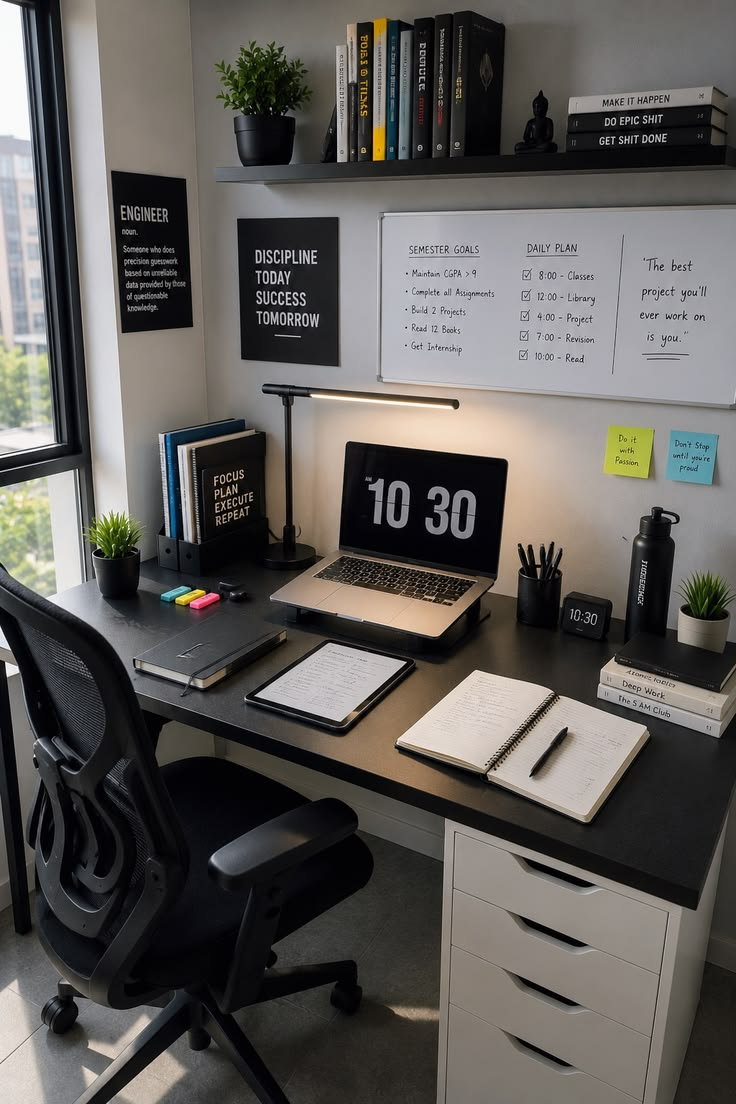
#> input picture accounts/antigpt/posts/2-essay-writing-tips/sourced/slide3.jpg, 736 x 1104 px
$ python process_images.py
#> lines starting #> are read from the running program, lines starting #| are printed output that depends on the picture
"""
Process images for antigpt post 2: "3 tips for writing essays that get an A in english".

Copy tone: casual lowercase "study with me" voice with a "swipe →" cue on the hook
(same as post 1 / quality-gate attempt-005). Same photos as post 1.

Slide copy below mirrors flow.md exactly, including manual line breaks.

Run from the repo root:
    python3 accounts/antigpt/posts/2-essay-writing-tips/process_images.py
"""

from pathlib import Path

from PIL import Image, ImageDraw, ImageEnhance, ImageFont

# --- Canvas ---
TARGET_W = 1080
TARGET_H = 1920
TARGET_RATIO = TARGET_W / TARGET_H
SCALE = 3  # supersampling factor for text rendering
RW, RH = TARGET_W * SCALE, TARGET_H * SCALE

# --- Text config (identical to makebrainrotvideos post 5) ---
HEADER_SIZE = 40
BODY_SIZE = 30
HOOK_SIZE = 38
CTA_LABEL_SIZE = 34
CTA_URL_SIZE = 44
OUTLINE_WIDTH = 3
LINE_SPACING = 16
HEADER_BODY_GAP = 30
MARGIN_X = 140
LOGO_PATH = Path(__file__).resolve().parents[2] / "assets" / "logo-white.png"  # accounts/antigpt/assets/
LOGO_W = 150       # final-canvas px
LOGO_GAP = 36      # gap between brand name baseline and logo top, final px

# --- Sourced images (empty for now: solid black) ---
SOURCED_DIR = Path(__file__).parent / "sourced"
IMAGE_MAP: dict[int, str] = {
    1: "slide3.jpg",  # black desk setup — different cover from post 1
    2: "slide4.jpg",  # library, student writing
    3: "slide5.jpg",  # bright window / iPad (needs heavier overlay)
    4: "slide1.jpg",  # hotel-style desk, laptop + iPad
    5: "slide2.jpg",  # bedroom desk (450x800, upscaled)
}

# --- Slide definitions with manual line breaks (mirror copy.md) ---
SLIDES = [
    {
        "id": 1,
        "role": "hook",
        "header": None,
        "body": "3 tips for writing essays\nthat get an A in english\nswipe \u2192",
        "overlay_pct": 0.70,
    },
    {
        "id": 2,
        "role": "step",
        "header": "1. first line is the grade",
        "body": "teachers skim the opening of each\nparagraph. if it restates the topic,\nyou already lost the A. make it the argument.",
        "overlay_pct": 0.75,
    },
    {
        "id": 3,
        "role": "step",
        "header": "2. the quote is not the point",
        "body": "drop the evidence. then write what it does.\nthey mark your sentence, not shakespeare's.",
        "overlay_pct": 0.78,
    },
    {
        "id": 4,
        "role": "step",
        "header": "3. let AI draft it first",
        "body": "chatgpt the first pass. don't submit that.\nyour job is the argument. the bot fills the page.",
        "overlay_pct": 0.75,
    },
    {
        "id": 5,
        "role": "cta",
        "header": None,
        "body": "run that AI draft through this.\nit passes the human threshold\non turnitin and AI detectors",
        "cta_url": "AntiGPT",
        "overlay_pct": 0.72,
    },
]


def load_font(size: int, bold: bool = True) -> ImageFont.FreeTypeFont:
    size = size * SCALE
    if bold:
        candidates = [
            "/System/Library/Fonts/Supplemental/Arial Bold.ttf",
            "arialbd.ttf",
            "/usr/share/fonts/truetype/liberation/LiberationSans-Bold.ttf",
        ]
    else:
        candidates = [
            "/System/Library/Fonts/Supplemental/Arial.ttf",
            "arial.ttf",
            "/usr/share/fonts/truetype/liberation/LiberationSans-Regular.ttf",
        ]
    for path in candidates:
        try:
            return ImageFont.truetype(path, size)
        except OSError:
            continue
    for path in [
        "/System/Library/Fonts/Supplemental/Arial Bold.ttf",
        "/System/Library/Fonts/Helvetica.ttc",
    ]:
        try:
            return ImageFont.truetype(path, size)
        except OSError:
            continue
    print("[font fallback] Arial not found; using default")
    return ImageFont.load_default()


def normalize_to_9_16(img: Image.Image) -> Image.Image:
    w, h = img.size
    current_ratio = w / h
    if current_ratio > TARGET_RATIO:
        new_w = int(h * TARGET_RATIO)
        left = (w - new_w) // 2
        img = img.crop((left, 0, left + new_w, h))
    elif current_ratio < TARGET_RATIO:
        new_h = int(w / TARGET_RATIO)
        if new_h <= h:
            top = (h - new_h) // 2
            img = img.crop((0, top, w, top + new_h))
    return img.resize((RW, RH), Image.LANCZOS)


def apply_treatment(img: Image.Image) -> Image.Image:
    img = ImageEnhance.Contrast(img).enhance(1.12)
    img = ImageEnhance.Color(img).enhance(0.85)
    return img


def apply_dark_overlay(img: Image.Image, opacity: float) -> Image.Image:
    overlay = Image.new("RGB", (RW, RH), (0, 0, 0))
    return Image.blend(img, overlay, opacity)


def make_black_bg() -> Image.Image:
    return Image.new("RGB", (RW, RH), (0, 0, 0))


def draw_text_block(draw: ImageDraw.ImageDraw, text: str, font: ImageFont.FreeTypeFont, start_y: int) -> int:
    """Centered white text with anti-aliased black stroke. Coordinates in render (scaled) px."""
    lines = text.split("\n")
    stroke = OUTLINE_WIDTH * SCALE
    spacing = LINE_SPACING * SCALE
    margin = MARGIN_X * SCALE
    current_y = start_y
    for line in lines:
        bbox = font.getbbox(line)
        line_w = bbox[2] - bbox[0]
        line_h = bbox[3] - bbox[1]
        x = (RW - line_w) // 2
        if x < margin:
            x = margin
        draw.text((x, current_y), line, font=font, fill="white", stroke_width=stroke, stroke_fill="black")
        current_y += line_h + spacing
    return current_y


def calc_text_height(text: str, font: ImageFont.FreeTypeFont) -> int:
    total = 0
    for line in text.split("\n"):
        bbox = font.getbbox(line)
        total += bbox[3] - bbox[1] + LINE_SPACING * SCALE
    return total - LINE_SPACING * SCALE


def render_slide(slide: dict) -> Image.Image:
    photo_file = IMAGE_MAP.get(slide["id"])
    if photo_file and (SOURCED_DIR / photo_file).exists():
        img = Image.open(SOURCED_DIR / photo_file).convert("RGB")
        img = normalize_to_9_16(img)
        img = apply_treatment(img)
        img = apply_dark_overlay(img, slide["overlay_pct"])
    else:
        if photo_file:
            print(f"[slide {slide['id']}] missing sourced/{photo_file}, using black")
        img = make_black_bg()

    draw = ImageDraw.Draw(img)
    role = slide["role"]

    if role == "hook":
        font = load_font(HOOK_SIZE, bold=True)
        text_h = calc_text_height(slide["body"], font)
        draw_text_block(draw, slide["body"], font, (RH - text_h) // 2)

    elif role == "step":
        header_font = load_font(HEADER_SIZE, bold=True)
        body_font = load_font(BODY_SIZE, bold=False)
        header_h = calc_text_height(slide["header"], header_font)
        body_h = calc_text_height(slide["body"], body_font)
        total_h = header_h + HEADER_BODY_GAP * SCALE + body_h
        y = draw_text_block(draw, slide["header"], header_font, (RH - total_h) // 2)
        y += (HEADER_BODY_GAP - LINE_SPACING) * SCALE
        draw_text_block(draw, slide["body"], body_font, y)

    elif role == "cta":
        label_font = load_font(CTA_LABEL_SIZE, bold=False)
        url_font = load_font(CTA_URL_SIZE, bold=True)
        label_h = calc_text_height(slide["body"], label_font)
        url_h = calc_text_height(slide["cta_url"], url_font)
        logo = Image.open(LOGO_PATH).convert("RGBA")
        lw = LOGO_W * SCALE
        lh = round(logo.height * lw / logo.width)
        logo = logo.resize((lw, lh), Image.LANCZOS)
        total_h = label_h + 40 * SCALE + url_h + LOGO_GAP * SCALE + lh
        y = draw_text_block(draw, slide["body"], label_font, (RH - total_h) // 2)
        y += (40 - LINE_SPACING) * SCALE
        y = draw_text_block(draw, slide["cta_url"], url_font, y)
        y += (LOGO_GAP - LINE_SPACING) * SCALE
        img.paste(logo, ((RW - lw) // 2, y), logo)

    return img.resize((TARGET_W, TARGET_H), Image.LANCZOS)


def main() -> None:
    out_dir = Path(__file__).parent / "processed"
    out_dir.mkdir(exist_ok=True)
    for slide in SLIDES:
        img = render_slide(slide)
#> in render_slide, img is the input picture: PIL image 736x1104 RGB; mean R, G, B 94.6, 91.6, 88.5
#> in normalize_to_9_16, `img = img.crop((left, 0, left + new_w, h))`:
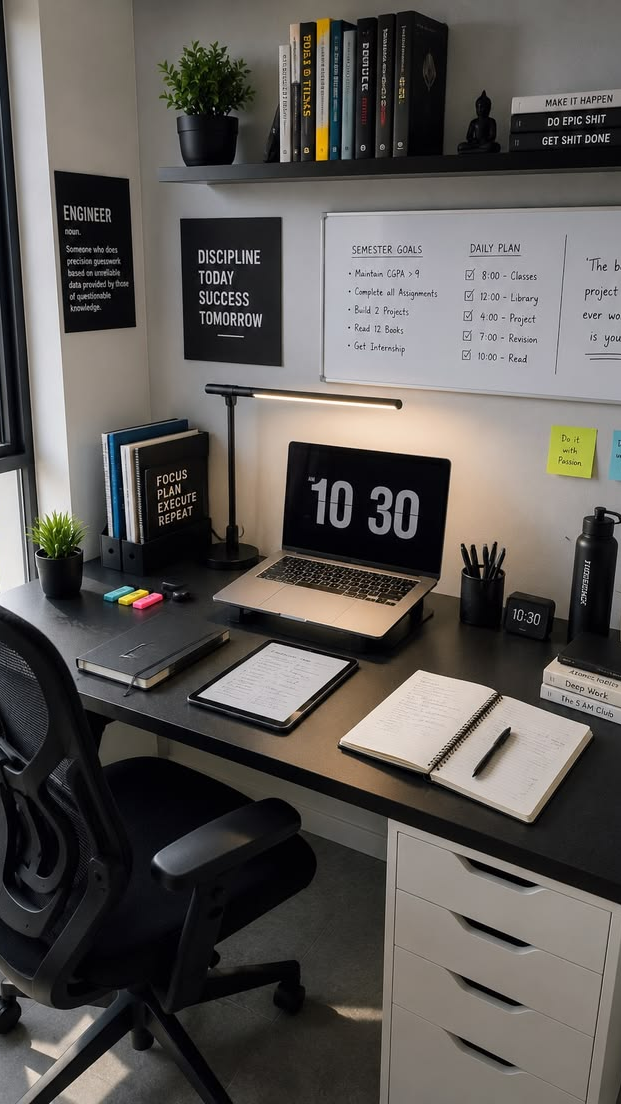
#> img: PIL image 621x1104 RGB; mean R, G, B 92.8, 89.1, 85.7
#> in apply_dark_overlay, `return Image.blend(img, overlay, opacity)`:
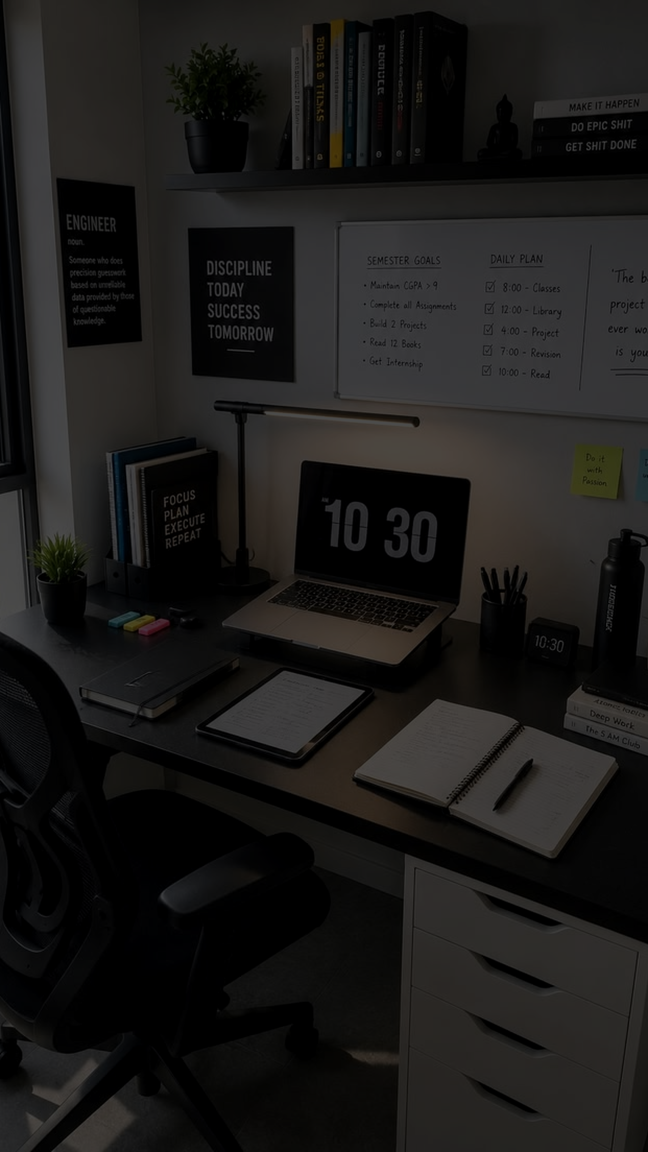
#> returned value: PIL image 3240x5760 RGB (shown at 1/5 size); mean R, G, B 27.3, 26.4, 25.3
        assert img.size == (TARGET_W, TARGET_H)
        out_path = out_dir / f"slide_{slide['id']:02d}.png"
        img.save(out_path, "PNG")
        print(f"Saved: processed/{out_path.name}")
#| Saved: processed/slide_01.png
#> pass 2 of the loop in main, `for slide in SLIDES:`:
#> photo_file = 'slide4.jpg'
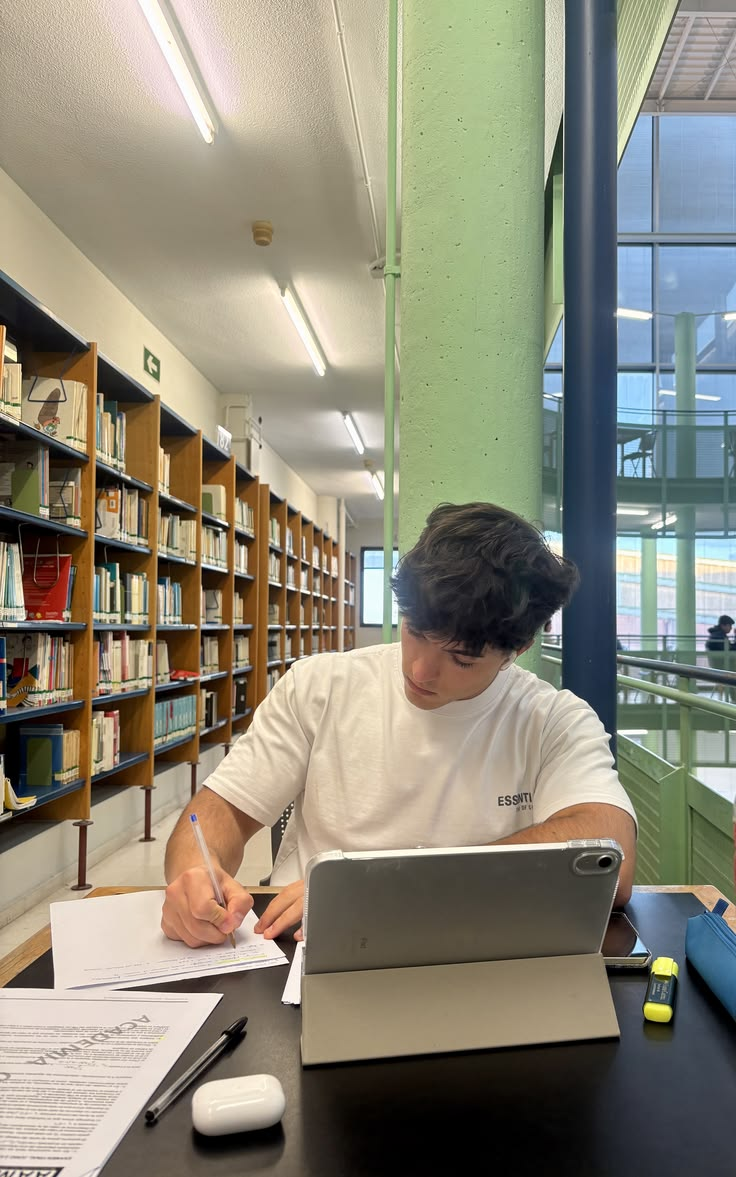
#> input picture accounts/antigpt/posts/2-essay-writing-tips/sourced/slide4.jpg, 736 x 1177 px
#> in render_slide, img is the input picture: PIL image 736x1177 RGB; mean R, G, B 139.7, 135.8, 119.8
#> in normalize_to_9_16 (call 2), `img = img.crop((left, 0, left + new_w, h))`:
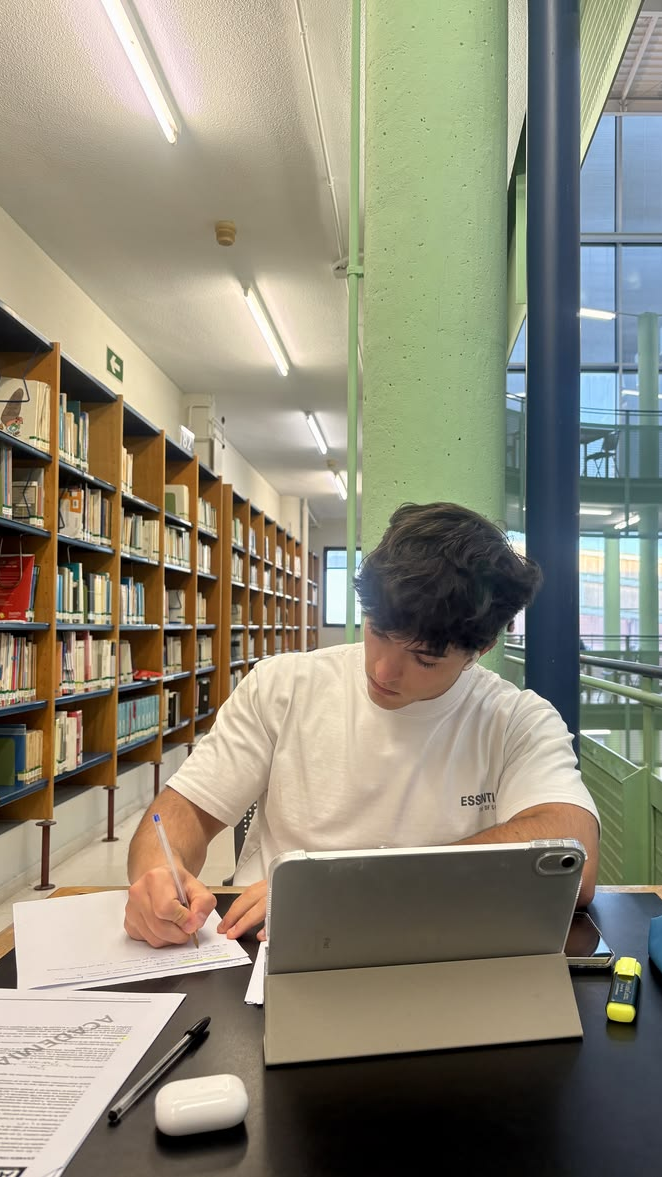
#> img: PIL image 662x1177 RGB; mean R, G, B 141.2, 136.5, 119.1
#> in apply_dark_overlay (call 2), `return Image.blend(img, overlay, opacity)`:
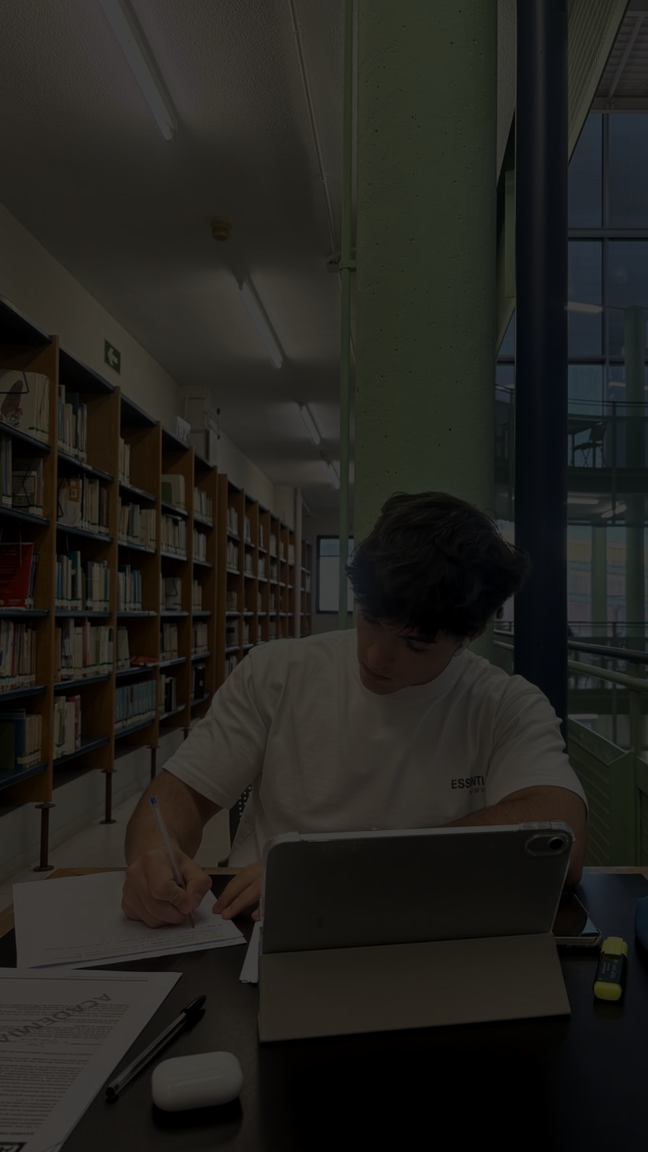
#> returned value: PIL image 3240x5760 RGB (shown at 1/5 size); mean R, G, B 34.7, 33.6, 29.5
#> role = 'step'
#> header_h = 116
#> body_h = 357
#> total_h = 563
#> in render_slide (call 2), `y = draw_text_block(draw, slide["header"], header_font, (RH - total_h)..`: y = 2762
#> in render_slide (call 2), `y += (HEADER_BODY_GAP - LINE_SPACING) * SCALE`: y = 2804
#| Saved: processed/slide_02.png
#> pass 3 of the loop in main, `for slide in SLIDES:`:
#> photo_file = 'slide5.jpg'
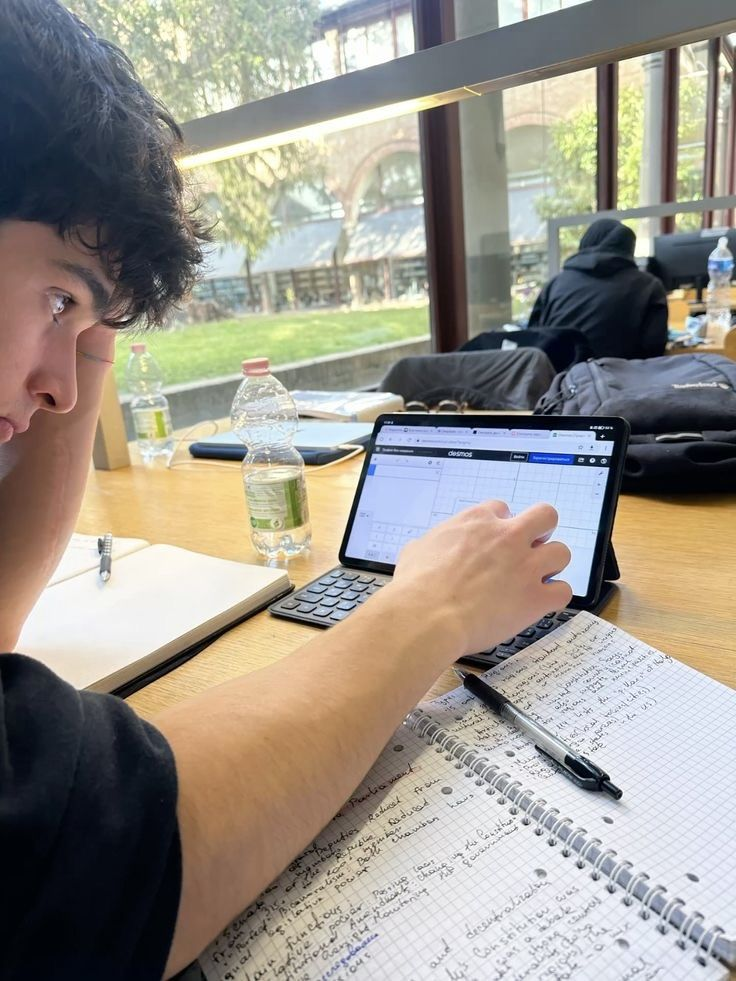
#> input picture accounts/antigpt/posts/2-essay-writing-tips/sourced/slide5.jpg, 736 x 981 px
#> in render_slide, img is the input picture: PIL image 736x981 RGB; mean R, G, B 152.9, 147.5, 138.3
#> in normalize_to_9_16 (call 3), `img = img.crop((left, 0, left + new_w, h))`:
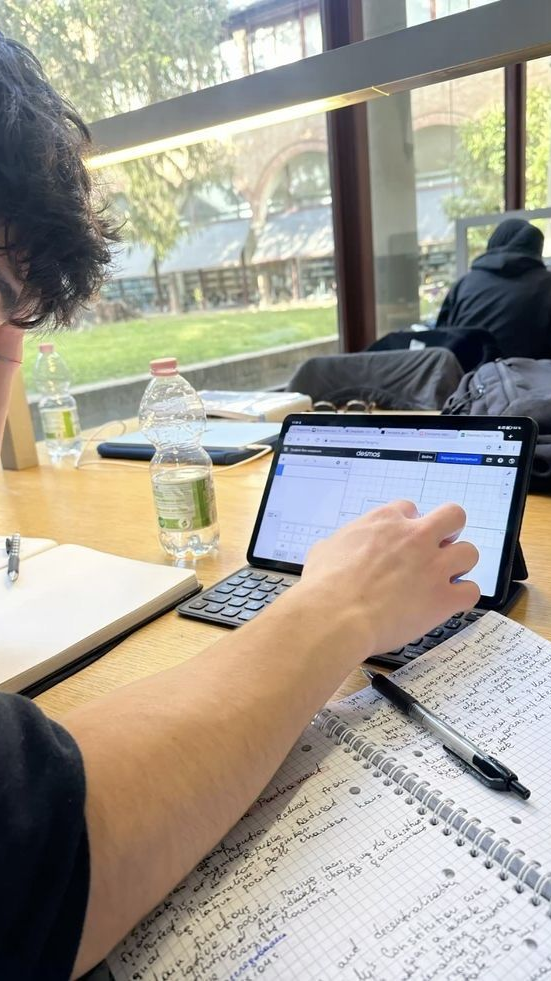
#> img: PIL image 551x981 RGB; mean R, G, B 161.7, 157, 145.8
#> in apply_dark_overlay (call 3), `return Image.blend(img, overlay, opacity)`:
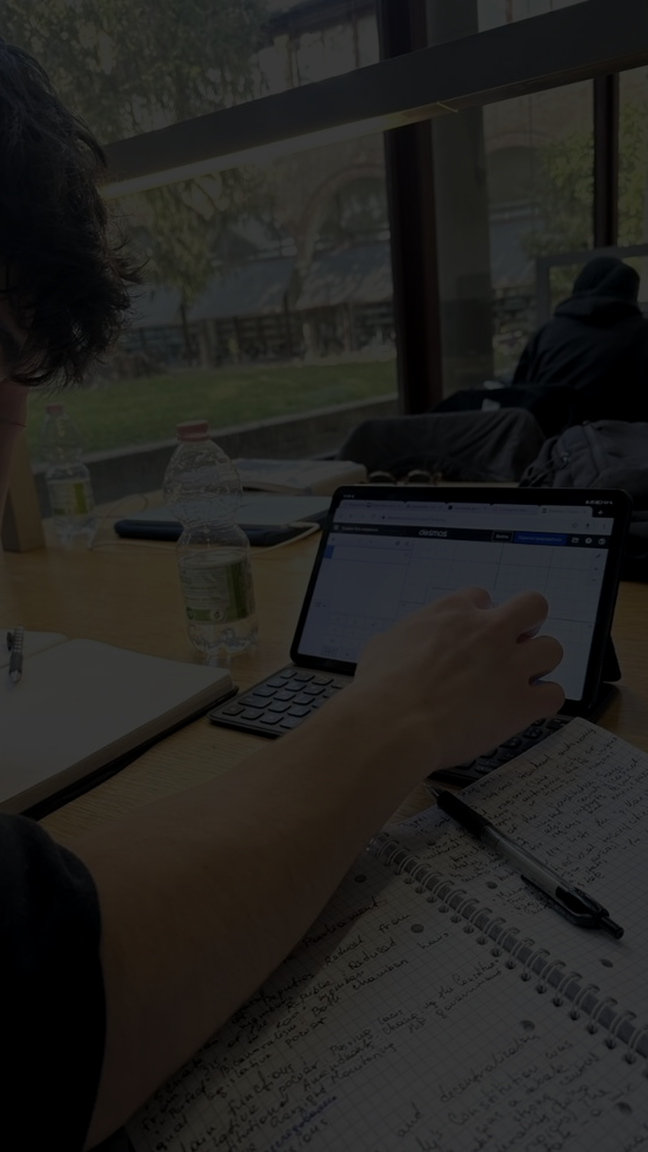
#> returned value: PIL image 3240x5760 RGB (shown at 1/5 size); mean R, G, B 35, 33.9, 31.5
#> body_h = 222
#> total_h = 428
#> in render_slide (call 3), `y = draw_text_block(draw, slide["header"], header_font, (RH - total_h)..`: y = 2830
#> in render_slide (call 3), `y += (HEADER_BODY_GAP - LINE_SPACING) * SCALE`: y = 2872
#| Saved: processed/slide_03.png
#> the loop made 5 passes; the first 3 are shown

    # Contact sheet for quick review (post root, not part of the publish set)
    imgs = [Image.open(out_dir / f"slide_{s['id']:02d}.png") for s in SLIDES]
    s = 0.3
    tw, th = int(TARGET_W * s), int(TARGET_H * s)
    sheet = Image.new("RGB", (tw * len(imgs) + 20 * (len(imgs) + 1), th + 40), (40, 40, 40))
    for i, im in enumerate(imgs):
        sheet.paste(im.resize((tw, th)), (20 + i * (tw + 20), 20))
    sheet.save(Path(__file__).parent / "contact-sheet.png", "PNG")
    print(f"Done. {len(SLIDES)} slides + contact sheet.")


if __name__ == "__main__":
#> (the run stopped early here; a loop or call above may not have finished)
